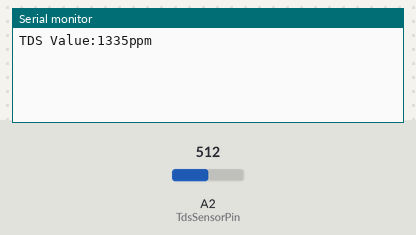
Simulated run of this sketch. Board: Arduino Uno, built with avr-gcc and run on an emulated ATmega328P. Shown: the last lines printed to the serial monitor. Inputs (shaded band) come from the test bench; at power-on: A2 (TdsSensorPin) = 512.

Above: at 1.2 s.
1.3 s: A2 (TdsSensorPin) set to 716
At 2.3 s:
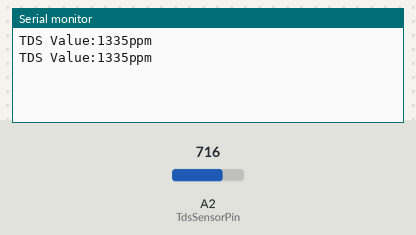
2.8 s: A2 (TdsSensorPin) set to 810
At 3.6 s:
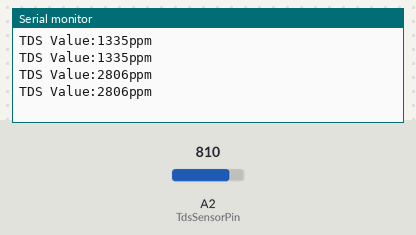
Timing chart, 0 to 5.8 s (numbered marks = the images above; inputs shaded):
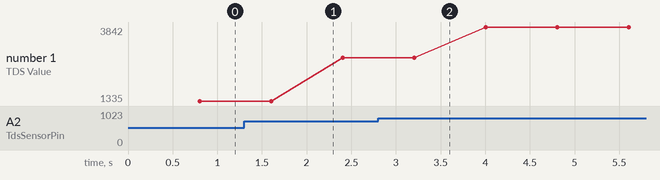

The sketch:

sensor_tds.ino
```cpp
#define TdsSensorPin A2
#define VREF 5.0      // analog reference voltage(Volt) of the ADC
#define SCOUNT  30           // sum of sample point
int analogBuffer[SCOUNT];    // store the analog value in the array, read from ADC
int analogBufferTemp[SCOUNT];
int analogBufferIndex = 0,copyIndex = 0;
float averageVoltage = 0,tdsValue = 0,temperature = 25;

void setup()
{
    Serial.begin(9600);
    pinMode(TdsSensorPin,INPUT);
}

void loop()
{
   static unsigned long analogSampleTimepoint = millis();
   if(millis()-analogSampleTimepoint > 40U)     //every 40 milliseconds,read the analog value from the ADC
   {
     analogSampleTimepoint = millis();
     analogBuffer[analogBufferIndex] = analogRead(TdsSensorPin);    //read the analog value and store into the buffer
     analogBufferIndex++;
     if(analogBufferIndex == SCOUNT)
         analogBufferIndex = 0;
   }
   static unsigned long printTimepoint = millis();
   if(millis()-printTimepoint > 800U)
   {
      printTimepoint = millis();
      for(copyIndex=0;copyIndex<SCOUNT;copyIndex++)
        analogBufferTemp[copyIndex]= analogBuffer[copyIndex];
      averageVoltage = getMedianNum(analogBufferTemp,SCOUNT) * (float)VREF / 1024.0; // read the analog value more stable by the median filtering algorithm, and convert to voltage value
      float compensationCoefficient=1.0+0.02*(temperature-25.0);    //temperature compensation formula: fFinalResult(25^C) = fFinalResult(current)/(1.0+0.02*(fTP-25.0));
      float compensationVolatge=averageVoltage/compensationCoefficient;  //temperature compensation
      tdsValue=(133.42*compensationVolatge*compensationVolatge*compensationVolatge - 255.86*compensationVolatge*compensationVolatge + 857.39*compensationVolatge)*0.5; //convert voltage value to tds value

      if(tdsValue != 0){
        tdsValue += 20;
      }
      Serial.print("TDS Value:");
      Serial.print(tdsValue,0);
      Serial.println("ppm");
   }
}
int getMedianNum(int bArray[], int iFilterLen)
{
      int bTab[iFilterLen];
      for (byte i = 0; i<iFilterLen; i++)
      bTab[i] = bArray[i];
      int i, j, bTemp;
      for (j = 0; j < iFilterLen - 1; j++)
      {
      for (i = 0; i < iFilterLen - j - 1; i++)
          {
        if (bTab[i] > bTab[i + 1])
            {
        bTemp = bTab[i];
            bTab[i] = bTab[i + 1];
        bTab[i + 1] = bTemp;
         }
      }
      }
      if ((iFilterLen & 1) > 0)
    bTemp = bTab[(iFilterLen - 1) / 2];
      else
    bTemp = (bTab[iFilterLen / 2] + bTab[iFilterLen / 2 - 1]) / 2;
      return bTemp;
}
```

Measured:
- plotted number 1: 1335 → 2806 after the input at 1.3 s, 2806 → 3842 after the input at 2.8 s
